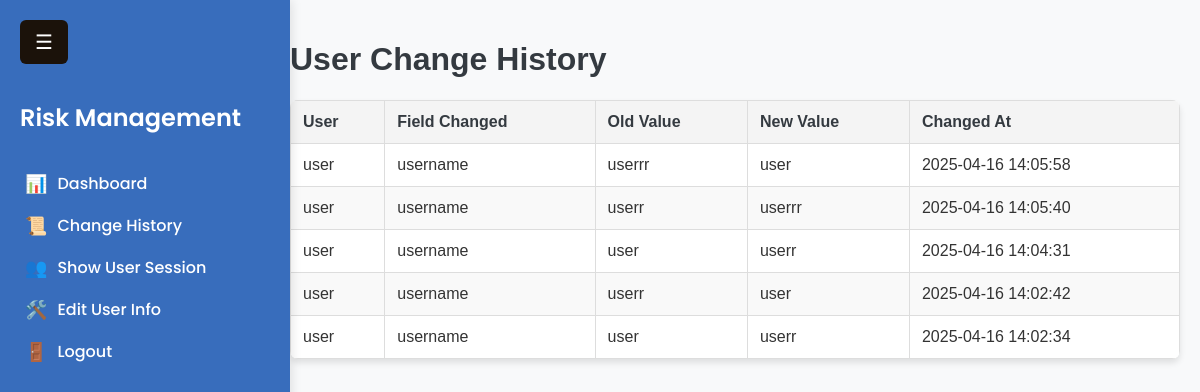
/change_history.php (signed in), run on the app's committed database.
### tables this page shows
CREATE TABLE `user_changes` (
  `change_id` int(11) NOT NULL,
  `user_id` int(11) NOT NULL,
  `field_changed` varchar(50) DEFAULT NULL,
  `old_value` text DEFAULT NULL,
  `new_value` text DEFAULT NULL,
  `changed_at` timestamp NOT NULL DEFAULT current_timestamp()
);

CREATE TABLE `users` (
  `user_id` int(11) NOT NULL,
  `username` varchar(50) NOT NULL,
  `full_name` varchar(100) DEFAULT NULL,
  `email` varchar(100) DEFAULT NULL,
  `password` varchar(255) NOT NULL,
  `role` enum('admin','user') DEFAULT 'user',
  `created_at` timestamp NOT NULL DEFAULT current_timestamp(),
  `updated_at` timestamp NOT NULL DEFAULT current_timestamp() ON UPDATE current_timestamp()
);

### change_history.php (the view, shortened to what this page needs)
<?php
require 'admin_sidebar.php';
$query = $pdo->query("
    SELECT
        uc.change_id,
        u.username AS user,
        uc.field_changed,
        uc.old_value,
        uc.new_value,
        uc.changed_at
    FROM user_changes uc
    JOIN users u ON uc.user_id = u.user_id
    ORDER BY uc.changed_at DESC
");
$changes = $query->fetchAll(PDO::FETCH_ASSOC);
?>
<!DOCTYPE html>
<html lang="en">
<head>
    <link rel="stylesheet" href="style.css">
</head>
<body>
    <div class="main-content">
        <h1>User Change History</h1>
        <div class="table-container">
            <table class="admin-table">
                <thead>
                    <tr>
                        <th>User</th>
                        <th>Field Changed</th>
                        <th>Old Value</th>
                        <th>New Value</th>
                        <th>Changed At</th>
                    </tr>
                </thead>
                <tbody>
                    <?php foreach ($changes as $change): ?>
                        <tr>
                            <td><?= htmlspecialchars($change['user']) ?></td>
                            <td><?= htmlspecialchars($change['field_changed']) ?></td>
                            <td><?= htmlspecialchars($change['old_value']) ?></td>
                            <td><?= htmlspecialchars($change['new_value']) ?></td>
                            <td><?= htmlspecialchars($change['changed_at']) ?></td>
                        </tr>
                    <?php endforeach; ?>
                </tbody>
            </table>
        </div>
    </div>
</body>
</html>

### admin_sidebar.php (shortened to what this page needs)
<!DOCTYPE html>
<html lang="en">
<head>
<link rel="stylesheet" href="style.css">
</head>
<body>
<button class="menu-toggle" onclick="toggleSidebar()">☰</button>
<aside class="sidebar" id="sidebar">
<div class="sidebar-header" style="display: flex; align-items: center; gap: 10px;  margin-top: 80px; margin-bottom: 30px;">
  <h2 style="margin: 0; color: var(--primary-color); font-weight: 600;">Risk Management</h2>
</div>
  <ul class="sidebar-menu">
  <li><a href="admin_dashboard.php"><span>📊</span> Dashboard</a></li>
  <li><a href="change_history.php"><span>📜</span> Change History</a></li>
  <li><a href="activity_user.php"><span>👥</span> Show User Session</a></li>
  <li><a href="edit_user_info.php"><span>🛠️</span> Edit User Info</a></li>
    <li><a href="logout.php"><span>🚪</span> Logout </a></li>
  </ul>
</aside>
</body>
</html>

### style.css (style rules this page uses)
:root { --body-color: #fff; --sidebar-color:rgb(56, 109, 188); --primary-color: #fff; --primary-color-light:rgb(56, 102, 172); --toggle-color:rgb(27, 18, 10); --text-color: #fff; --tran-03: all 0.3s ease; --tran-04: all 0.3s ease; --tran-05: all 0.3s ease; }
body { font-family: 'Poppins', sans-serif; margin: 0; background-color: var(--body-color); transition: var(--tran-04); }
.menu-toggle { position: fixed; top: 20px; left: 20px; background-color: var(--toggle-color); color: #fff; border: none; padding: 10px 15px; font-size: 20px; border-radius: 6px; cursor: pointer; z-index: 1001; }
.sidebar { font-family: 'Poppins', sans-serif; background-color: var(--sidebar-color); color: var(--text-color); width: 250px; height: 100vh; padding: 20px; box-shadow: 2px 0 10px rgba(0, 0, 0, 0.1); position: fixed; top: 0; left: 0; transition: var(--tran-05); }
.sidebar-header h2 { color: var(--primary-color); margin-bottom: 30px; font-weight: 600; margin-top: 80px; }
.sidebar-menu { list-style: none; padding: 0; }
.sidebar-menu li { margin-bottom: 5px; }
.sidebar-menu a { text-decoration: none; color: var(--text-color); font-weight: 500; display: flex; align-items: center; padding: 5px; border-radius: 8px; transition: var(--tran-03); }
.sidebar-menu span { margin-right: 10px; font-size: 18px; }
.main-content { margin-left: 270px; padding: 20px; transition: var(--tran-05); }

### change_history.php (style rules this page uses)
body { font-family: Arial, sans-serif; margin: 0; padding: 0; background-color: #f8f9fa; color: #333; }
.main-content { padding: 20px; }
h1, h2 { color: #343a40; }
.table-container { margin: 20px 0; }
.admin-table { width: 100%; border-collapse: collapse; background-color: #ffffff; box-shadow: 0 4px 6px rgba(0, 0, 0, 0.1); border-radius: 8px; overflow: hidden; }
.admin-table th, .admin-table td { padding: 12px; text-align: left; border: 1px solid #ddd; }
.admin-table th { background-color: #f4f4f4; font-weight: bold; color: #343a40; }
.admin-table tr:nth-child(even) { background-color: #f9f9f9; }

### data on the page
user_changes: user.username "user", field_changed "username", old_value "userrr", new_value "user", changed_at "2025-04-16 14:05:58"
user_changes: user.username "user", field_changed "username", old_value "userr", new_value "userrr", changed_at "2025-04-16 14:05:40"
user_changes: user.username "user", field_changed "username", old_value "user", new_value "userr", changed_at "2025-04-16 14:04:31"
user_changes: user.username "user", field_changed "username", old_value "userr", new_value "user", changed_at "2025-04-16 14:02:42"
user_changes: user.username "user", field_changed "username", old_value "user", new_value "userr", changed_at "2025-04-16 14:02:34"
